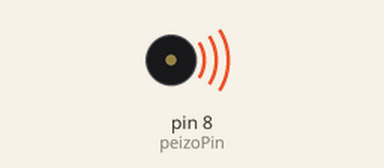
Simulated run of this sketch. Board: Arduino Uno, built with avr-gcc and run on an emulated ATmega328P. Shown: buzzer (waves = sounding).

Above: at 0.4 s.
Timing chart, 0 to 3.0 s (numbered marks = the images above):
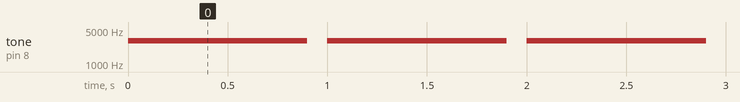

Measured:
- by itself, tone on pin 8 (peizoPin): alternates 3000 Hz for 0.90 s and silent for 0.10 s

The sketch:

buzer.ino
```cpp
int peizoPin = 8;
  void setup() {
  // put your setup code here, to run once:

}

void loop() {
  // put your main code here, to run repeatedly:
  tone(peizoPin,3000,900);
  delay(1000);

}
```
